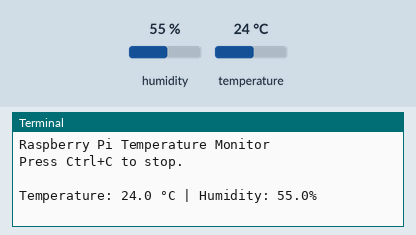
Recording of a program running on a simulated Raspberry Pi (BCM pin numbers). On the bench: the last lines printed to the terminal. The inputs (shaded band) are chosen by the test bench; at power-on: humidity 55 %, temperature 24 °C.

Above: at 1.2 s.
1.3 s: humidity set to 22 %
At 4.0 s:
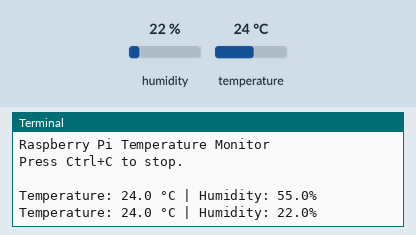
4.7 s: temperature set to 12 °C
At 6.8 s:
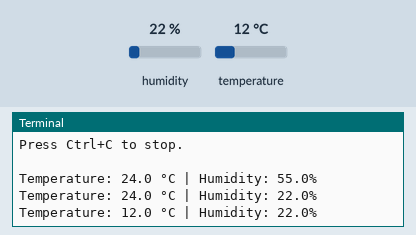
8.1 s: humidity set to 40 %
At 8.5 s:
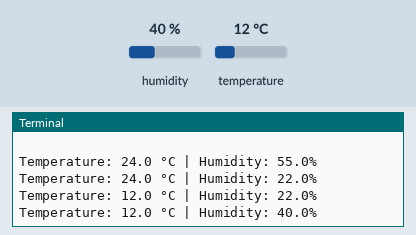
Timing chart, 0 to 11.1 s (numbered marks = the images above; inputs shaded):
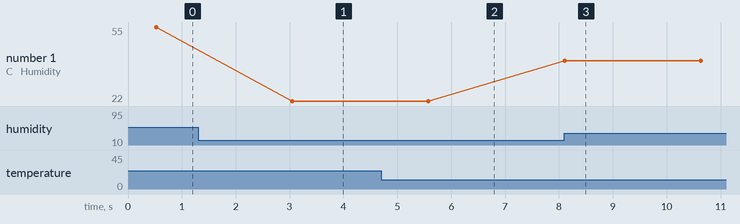

Measured:
- after the input at 1.3 s, the terminal: prints a new line after 1.8 s (image 1)
- after the input at 4.7 s, the terminal: prints a new line after 0.88 s (image 2)
- after the input at 8.1 s, the terminal: prints a new line at once (image 3)
- plotted number 1: 55 → 22 after the input at 1.3 s, 22 → 40 after the input at 8.1 s

The program:

temperature_monitor.py
```python
import time
import Adafruit_DHT


SENSOR = Adafruit_DHT.DHT11
GPIO_PIN = 4
READ_INTERVAL = 2


def read_temperature():
    humidity, temperature = Adafruit_DHT.read_retry(SENSOR, GPIO_PIN)

    if temperature is None or humidity is None:
        print("Unable to read sensor data.")
        return

    print(
        f"Temperature: {temperature:.1f} °C | "
        f"Humidity: {humidity:.1f}%"
    )


def main():
    print("Raspberry Pi Temperature Monitor")
    print("Press Ctrl+C to stop.\n")

    try:
        while True:
            read_temperature()
            time.sleep(READ_INTERVAL)

    except KeyboardInterrupt:
        print("\nMonitoring stopped.")


if __name__ == "__main__":
    main()
```
